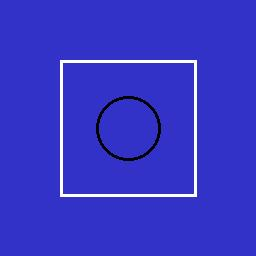
#> input picture image-processing-filters/deteccao_bordas/original.jpg, 256 x 256 px
$ python bordas.py
#> lines starting #> are read from the running program, lines starting #| are printed output that depends on the picture; after the words box and inside, x2 and y2 are one past the last pixel; in counts of white or black regions, pixels touching at a corner belong together
import cv2

img = cv2.imread("original.jpg", 0)
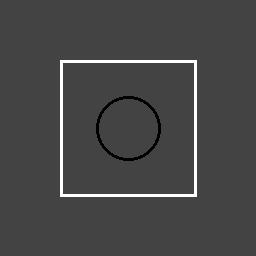
#> img: shape (256, 256); min 0, max 255, mean 71.1
bordas = cv2.Canny(img, 100, 200)
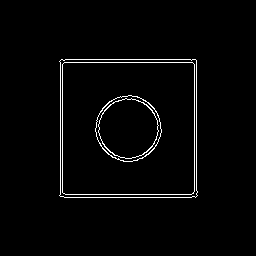
#> bordas: shape (256, 256); 2.3% white in thin lines or dots, all inside (x1, y1, x2, y2) = (59, 59, 198, 198)
cv2.imwrite("filtrada.jpg", bordas)
